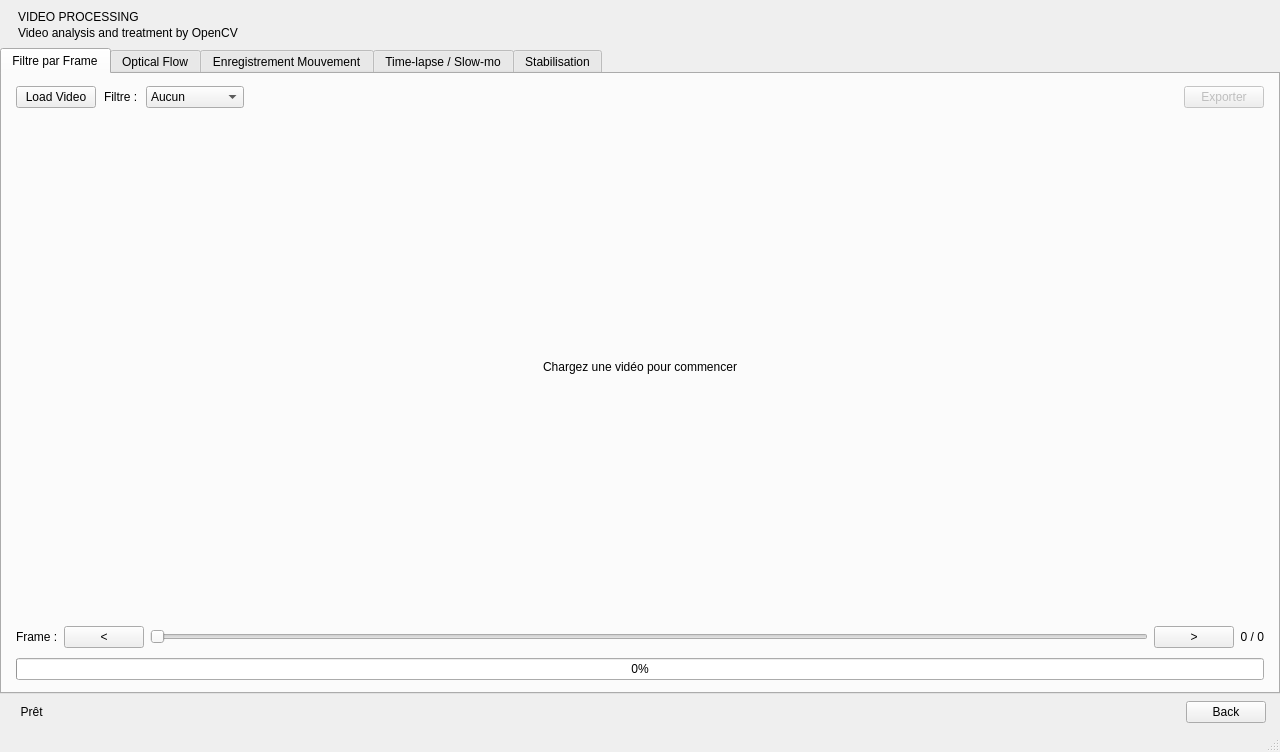
<?xml version="1.0" encoding="UTF-8"?>
<ui version="4.0">
 <class>VideoProcessing</class>
 <widget class="QMainWindow" name="VideoProcessing">
  <property name="geometry">
   <rect>
    <x>0</x>
    <y>0</y>
    <width>1280</width>
    <height>752</height>
   </rect>
  </property>
  <property name="windowTitle">
   <string>Video Processing</string>
  </property>
  <widget class="QWidget" name="centralwidget">
   <layout class="QVBoxLayout" name="mainLayout">
    <property name="spacing">
     <number>0</number>
    </property>
    <property name="leftMargin">
     <number>0</number>
    </property>
    <property name="topMargin">
     <number>0</number>
    </property>
    <property name="rightMargin">
     <number>0</number>
    </property>
    <property name="bottomMargin">
     <number>0</number>
    </property>
    <item>
     <widget class="QFrame" name="headerFrame">
      <property name="frameShape">
       <enum>QFrame::Shape::NoFrame</enum>
      </property>
      <layout class="QVBoxLayout" name="headerLayout">
       <property name="spacing">
        <number>2</number>
       </property>
       <property name="leftMargin">
        <number>18</number>
       </property>
       <property name="topMargin">
        <number>10</number>
       </property>
       <property name="rightMargin">
        <number>18</number>
       </property>
       <property name="bottomMargin">
        <number>8</number>
       </property>
       <item>
        <widget class="QLabel" name="titleLabel">
         <property name="text">
          <string>VIDEO PROCESSING</string>
         </property>
        </widget>
       </item>
       <item>
        <widget class="QLabel" name="subtitleLabel">
         <property name="text">
          <string>Video analysis and treatment by OpenCV</string>
         </property>
        </widget>
       </item>
      </layout>
     </widget>
    </item>
    <item>
     <widget class="QTabWidget" name="tabWidget">
      <property name="sizePolicy">
       <sizepolicy hsizetype="Expanding" vsizetype="Expanding">
        <horstretch>0</horstretch>
        <verstretch>1</verstretch>
       </sizepolicy>
      </property>
      <property name="currentIndex">
       <number>0</number>
      </property>
      <widget class="QWidget" name="filterTab">
       <attribute name="title">
        <string>Filtre par Frame</string>
       </attribute>
       <layout class="QVBoxLayout" name="filterTabLayout">
        <property name="spacing">
         <number>10</number>
        </property>
        <property name="leftMargin">
         <number>14</number>
        </property>
        <property name="topMargin">
         <number>12</number>
        </property>
        <property name="rightMargin">
         <number>14</number>
        </property>
        <property name="bottomMargin">
         <number>12</number>
        </property>
        <item>
         <layout class="QHBoxLayout" name="filterControlsLayout">
          <property name="spacing">
           <number>8</number>
          </property>
          <item>
           <widget class="QPushButton" name="loadFilterButton">
            <property name="text">
             <string>Load Video</string>
            </property>
           </widget>
          </item>
          <item>
           <widget class="QLabel" name="filterLabel">
            <property name="text">
             <string>Filtre :</string>
            </property>
           </widget>
          </item>
          <item>
           <widget class="QComboBox" name="filterCombo">
            <item>
             <property name="text">
              <string>Aucun</string>
             </property>
            </item>
            <item>
             <property name="text">
              <string>Grayscale</string>
             </property>
            </item>
            <item>
             <property name="text">
              <string>Blur</string>
             </property>
            </item>
            <item>
             <property name="text">
              <string>Canny Edge</string>
             </property>
            </item>
            <item>
             <property name="text">
              <string>Sepia</string>
             </property>
            </item>
            <item>
             <property name="text">
              <string>Invert</string>
             </property>
            </item>
            <item>
             <property name="text">
              <string>Sharpen</string>
             </property>
            </item>
           </widget>
          </item>
          <item>
           <spacer name="filterControlsSpacer">
            <property name="orientation">
             <enum>Qt::Orientation::Horizontal</enum>
            </property>
            <property name="sizeType">
             <enum>QSizePolicy::Policy::Expanding</enum>
            </property>
            <property name="sizeHint" stdset="0">
             <size>
              <width>40</width>
              <height>20</height>
             </size>
            </property>
           </spacer>
          </item>
          <item>
           <widget class="QPushButton" name="exportFilterButton">
            <property name="enabled">
             <bool>false</bool>
            </property>
            <property name="text">
             <string>Exporter</string>
            </property>
           </widget>
          </item>
         </layout>
        </item>
        <item>
         <widget class="QLabel" name="filterPreviewLabel">
          <property name="sizePolicy">
           <sizepolicy hsizetype="Expanding" vsizetype="Expanding">
            <horstretch>0</horstretch>
            <verstretch>1</verstretch>
           </sizepolicy>
          </property>
          <property name="text">
           <string>Chargez une vidéo pour commencer</string>
          </property>
          <property name="alignment">
           <set>Qt::AlignmentFlag::AlignCenter</set>
          </property>
         </widget>
        </item>
        <item>
         <layout class="QHBoxLayout" name="filterSliderLayout">
          <property name="spacing">
           <number>6</number>
          </property>
          <item>
           <widget class="QLabel" name="frameLabel">
            <property name="text">
             <string>Frame :</string>
            </property>
           </widget>
          </item>
          <item>
           <widget class="QPushButton" name="prevFilterButton">
            <property name="text">
             <string>&lt;</string>
            </property>
           </widget>
          </item>
          <item>
           <widget class="QSlider" name="filterSlider">
            <property name="sizePolicy">
             <sizepolicy hsizetype="Expanding" vsizetype="Fixed">
              <horstretch>1</horstretch>
              <verstretch>0</verstretch>
             </sizepolicy>
            </property>
            <property name="minimum">
             <number>0</number>
            </property>
            <property name="maximum">
             <number>0</number>
            </property>
            <property name="value">
             <number>0</number>
            </property>
            <property name="orientation">
             <enum>Qt::Orientation::Horizontal</enum>
            </property>
           </widget>
          </item>
          <item>
           <widget class="QPushButton" name="nextFilterButton">
            <property name="text">
             <string>&gt;</string>
            </property>
           </widget>
          </item>
          <item>
           <widget class="QLabel" name="frameCountLabel">
            <property name="text">
             <string>0 / 0</string>
            </property>
            <property name="alignment">
             <set>Qt::AlignmentFlag::AlignRight|Qt::AlignmentFlag::AlignTrailing|Qt::AlignmentFlag::AlignVCenter</set>
            </property>
           </widget>
          </item>
         </layout>
        </item>
        <item>
         <widget class="QProgressBar" name="filterProgressBar">
          <property name="visible">
           <bool>false</bool>
          </property>
          <property name="minimum">
           <number>0</number>
          </property>
          <property name="maximum">
           <number>100</number>
          </property>
          <property name="value">
           <number>0</number>
          </property>
         </widget>
        </item>
       </layout>
      </widget>
      <widget class="QWidget" name="opticalFlowTab">
       <attribute name="title">
        <string>Optical Flow</string>
       </attribute>
       <layout class="QVBoxLayout" name="flowTabLayout">
        <property name="spacing">
         <number>10</number>
        </property>
        <property name="leftMargin">
         <number>14</number>
        </property>
        <property name="topMargin">
         <number>12</number>
        </property>
        <property name="rightMargin">
         <number>14</number>
        </property>
        <property name="bottomMargin">
         <number>12</number>
        </property>
        <item>
         <layout class="QHBoxLayout" name="flowControlsLayout">
          <property name="spacing">
           <number>8</number>
          </property>
          <item>
           <widget class="QPushButton" name="loadFlowButton">
            <property name="text">
             <string>Load Video</string>
            </property>
           </widget>
          </item>
          <item>
           <widget class="QLabel" name="flowMethodLabel">
            <property name="text">
             <string>Méthode :</string>
            </property>
           </widget>
          </item>
          <item>
           <widget class="QComboBox" name="flowCombo">
            <item>
             <property name="text">
              <string>Farneback (dense)</string>
             </property>
            </item>
            <item>
             <property name="text">
              <string>Lucas-Kanade (sparse)</string>
             </property>
            </item>
           </widget>
          </item>
          <item>
           <spacer name="flowControlsSpacer">
            <property name="orientation">
             <enum>Qt::Orientation::Horizontal</enum>
            </property>
            <property name="sizeType">
             <enum>QSizePolicy::Policy::Expanding</enum>
            </property>
            <property name="sizeHint" stdset="0">
             <size>
              <width>40</width>
              <height>20</height>
             </size>
            </property>
           </spacer>
          </item>
          <item>
           <widget class="QLabel" name="flowSpeedLabel">
            <property name="text">
             <string>Vitesse :</string>
            </property>
           </widget>
          </item>
          <item>
           <widget class="QSlider" name="flowSpeedSlider">
            <property name="minimum">
             <number>1</number>
            </property>
            <property name="maximum">
             <number>10</number>
            </property>
            <property name="value">
             <number>5</number>
            </property>
            <property name="orientation">
             <enum>Qt::Orientation::Horizontal</enum>
            </property>
           </widget>
          </item>
          <item>
           <widget class="QPushButton" name="playFlowButton">
            <property name="enabled">
             <bool>false</bool>
            </property>
            <property name="text">
             <string>Play</string>
            </property>
           </widget>
          </item>
         </layout>
        </item>
        <item>
         <widget class="QLabel" name="flowPreviewLabel">
          <property name="sizePolicy">
           <sizepolicy hsizetype="Expanding" vsizetype="Expanding">
            <horstretch>0</horstretch>
            <verstretch>1</verstretch>
           </sizepolicy>
          </property>
          <property name="text">
           <string>Chargez une vidéo pour visualiser le flux optique</string>
          </property>
          <property name="alignment">
           <set>Qt::AlignmentFlag::AlignCenter</set>
          </property>
         </widget>
        </item>
        <item>
         <layout class="QHBoxLayout" name="flowSliderLayout">
          <property name="spacing">
           <number>6</number>
          </property>
          <item>
           <widget class="QLabel" name="flowFrameLabel">
            <property name="text">
             <string>Frame :</string>
            </property>
           </widget>
          </item>
          <item>
           <widget class="QPushButton" name="prevFlowButton">
            <property name="text">
             <string>&lt;</string>
            </property>
           </widget>
          </item>
          <item>
           <widget class="QSlider" name="flowSlider">
            <property name="sizePolicy">
             <sizepolicy hsizetype="Expanding" vsizetype="Fixed">
              <horstretch>1</horstretch>
              <verstretch>0</verstretch>
             </sizepolicy>
            </property>
            <property name="minimum">
             <number>0</number>
            </property>
            <property name="maximum">
             <number>0</number>
            </property>
            <property name="value">
             <number>0</number>
            </property>
            <property name="orientation">
             <enum>Qt::Orientation::Horizontal</enum>
            </property>
           </widget>
          </item>
          <item>
           <widget class="QPushButton" name="nextFlowButton">
            <property name="text">
             <string>&gt;</string>
            </property>
           </widget>
          </item>
          <item>
           <widget class="QLabel" name="flowCountLabel">
            <property name="text">
             <string>0 / 0</string>
            </property>
            <property name="alignment">
             <set>Qt::AlignmentFlag::AlignRight|Qt::AlignmentFlag::AlignTrailing|Qt::AlignmentFlag::AlignVCenter</set>
            </property>
           </widget>
          </item>
         </layout>
        </item>
       </layout>
      </widget>
      <widget class="QWidget" name="motionTab">
       <attribute name="title">
        <string>Enregistrement Mouvement</string>
       </attribute>
       <layout class="QVBoxLayout" name="motionTabLayout">
        <property name="spacing">
         <number>10</number>
        </property>
        <property name="leftMargin">
         <number>14</number>
        </property>
        <property name="topMargin">
         <number>12</number>
        </property>
        <property name="rightMargin">
         <number>14</number>
        </property>
        <property name="bottomMargin">
         <number>12</number>
        </property>
        <item>
         <layout class="QHBoxLayout" name="camControlsLayout">
          <property name="spacing">
           <number>8</number>
          </property>
          <item>
           <widget class="QPushButton" name="startCamButton">
            <property name="text">
             <string>Start Webcam</string>
            </property>
           </widget>
          </item>
          <item>
           <widget class="QPushButton" name="stopCamButton">
            <property name="enabled">
             <bool>false</bool>
            </property>
            <property name="text">
             <string>Stop Webcam</string>
            </property>
           </widget>
          </item>
          <item>
           <spacer name="camControlsSpacer">
            <property name="orientation">
             <enum>Qt::Orientation::Horizontal</enum>
            </property>
            <property name="sizeType">
             <enum>QSizePolicy::Policy::Expanding</enum>
            </property>
            <property name="sizeHint" stdset="0">
             <size>
              <width>40</width>
              <height>20</height>
             </size>
            </property>
           </spacer>
          </item>
          <item>
           <widget class="QLabel" name="threshLabel">
            <property name="text">
             <string>Sensibilité :</string>
            </property>
           </widget>
          </item>
          <item>
           <widget class="QSlider" name="motionThreshSlider">
            <property name="minimum">
             <number>1</number>
            </property>
            <property name="maximum">
             <number>100</number>
            </property>
            <property name="value">
             <number>25</number>
            </property>
            <property name="orientation">
             <enum>Qt::Orientation::Horizontal</enum>
            </property>
           </widget>
          </item>
          <item>
           <widget class="QLabel" name="threshValueLabel">
            <property name="text">
             <string>25</string>
            </property>
            <property name="alignment">
             <set>Qt::AlignmentFlag::AlignRight|Qt::AlignmentFlag::AlignTrailing|Qt::AlignmentFlag::AlignVCenter</set>
            </property>
           </widget>
          </item>
         </layout>
        </item>
        <item>
         <layout class="QHBoxLayout" name="indicatorLayout">
          <property name="spacing">
           <number>12</number>
          </property>
          <item>
           <widget class="QLabel" name="motionIndicatorLabel">
            <property name="text">
             <string>● Aucun mouvement</string>
            </property>
           </widget>
          </item>
          <item>
           <widget class="QLabel" name="recPathLabel">
            <property name="sizePolicy">
             <sizepolicy hsizetype="Expanding" vsizetype="Preferred">
              <horstretch>1</horstretch>
              <verstretch>0</verstretch>
             </sizepolicy>
            </property>
            <property name="text">
             <string/>
            </property>
           </widget>
          </item>
         </layout>
        </item>
        <item>
         <widget class="QLabel" name="camPreviewLabel">
          <property name="sizePolicy">
           <sizepolicy hsizetype="Expanding" vsizetype="Expanding">
            <horstretch>0</horstretch>
            <verstretch>1</verstretch>
           </sizepolicy>
          </property>
          <property name="text">
           <string>Démarrez la webcam pour afficher le flux</string>
          </property>
          <property name="alignment">
           <set>Qt::AlignmentFlag::AlignCenter</set>
          </property>
         </widget>
        </item>
       </layout>
      </widget>
      <widget class="QWidget" name="timelapseTab">
       <attribute name="title">
        <string>Time-lapse / Slow-mo</string>
       </attribute>
       <layout class="QVBoxLayout" name="timelapseTabLayout">
        <property name="spacing">
         <number>10</number>
        </property>
        <property name="leftMargin">
         <number>14</number>
        </property>
        <property name="topMargin">
         <number>12</number>
        </property>
        <property name="rightMargin">
         <number>14</number>
        </property>
        <property name="bottomMargin">
         <number>12</number>
        </property>
        <item>
         <layout class="QHBoxLayout" name="timelapseControlsLayout">
          <property name="spacing">
           <number>8</number>
          </property>
          <item>
           <widget class="QPushButton" name="loadTimelapseButton">
            <property name="text">
             <string>Load Video</string>
            </property>
           </widget>
          </item>
          <item>
           <widget class="QLabel" name="timelapseModeLabel">
            <property name="text">
             <string>Mode :</string>
            </property>
           </widget>
          </item>
          <item>
           <widget class="QComboBox" name="timelapseModeCombo">
            <item>
             <property name="text">
              <string>Time-lapse (Rapid)</string>
             </property>
            </item>
            <item>
             <property name="text">
              <string>Slow-motion (low)</string>
             </property>
            </item>
           </widget>
          </item>
          <item>
           <widget class="QLabel" name="timelapseFactorLabel">
            <property name="text">
             <string>Facteur :</string>
            </property>
           </widget>
          </item>
          <item>
           <widget class="QComboBox" name="timelapseFactorCombo">
            <item>
             <property name="text">
              <string>×2</string>
             </property>
            </item>
            <item>
             <property name="text">
              <string>×4</string>
             </property>
            </item>
            <item>
             <property name="text">
              <string>×8</string>
             </property>
            </item>
            <item>
             <property name="text">
              <string>×16</string>
             </property>
            </item>
           </widget>
          </item>
          <item>
           <spacer name="timelapseControlsSpacer">
            <property name="orientation">
             <enum>Qt::Orientation::Horizontal</enum>
            </property>
            <property name="sizeType">
             <enum>QSizePolicy::Policy::Expanding</enum>
            </property>
            <property name="sizeHint" stdset="0">
             <size>
              <width>40</width>
              <height>20</height>
             </size>
            </property>
           </spacer>
          </item>
          <item>
           <widget class="QPushButton" name="exportTimelapseButton">
            <property name="enabled">
             <bool>false</bool>
            </property>
            <property name="text">
             <string>Export</string>
            </property>
           </widget>
          </item>
         </layout>
        </item>
        <item>
         <widget class="QLabel" name="timelapsePreviewLabel">
          <property name="sizePolicy">
           <sizepolicy hsizetype="Expanding" vsizetype="Expanding">
            <horstretch>0</horstretch>
            <verstretch>1</verstretch>
           </sizepolicy>
          </property>
          <property name="text">
           <string>Chargez une vidéo pour la prévisualiser</string>
          </property>
          <property name="alignment">
           <set>Qt::AlignmentFlag::AlignCenter</set>
          </property>
         </widget>
        </item>
        <item>
         <layout class="QHBoxLayout" name="timelapseSliderLayout">
          <property name="spacing">
           <number>6</number>
          </property>
          <item>
           <widget class="QLabel" name="timelapseFrameLabel">
            <property name="text">
             <string>Frame :</string>
            </property>
           </widget>
          </item>
          <item>
           <widget class="QPushButton" name="prevTimelapseButton">
            <property name="text">
             <string>&lt;</string>
            </property>
           </widget>
          </item>
          <item>
           <widget class="QSlider" name="timelapseSlider">
            <property name="sizePolicy">
             <sizepolicy hsizetype="Expanding" vsizetype="Fixed">
              <horstretch>1</horstretch>
              <verstretch>0</verstretch>
             </sizepolicy>
            </property>
            <property name="minimum">
             <number>0</number>
            </property>
            <property name="maximum">
             <number>0</number>
            </property>
            <property name="orientation">
             <enum>Qt::Orientation::Horizontal</enum>
            </property>
           </widget>
          </item>
          <item>
           <widget class="QPushButton" name="nextTimelapseButton">
            <property name="text">
             <string>&gt;</string>
            </property>
           </widget>
          </item>
          <item>
           <widget class="QLabel" name="timelapseCountLabel">
            <property name="text">
             <string>0 / 0</string>
            </property>
            <property name="alignment">
             <set>Qt::AlignmentFlag::AlignRight|Qt::AlignmentFlag::AlignTrailing|Qt::AlignmentFlag::AlignVCenter</set>
            </property>
           </widget>
          </item>
         </layout>
        </item>
        <item>
         <widget class="QProgressBar" name="timelapseProgressBar">
          <property name="visible">
           <bool>false</bool>
          </property>
          <property name="minimum">
           <number>0</number>
          </property>
          <property name="maximum">
           <number>100</number>
          </property>
          <property name="value">
           <number>0</number>
          </property>
         </widget>
        </item>
       </layout>
      </widget>
      <widget class="QWidget" name="stabilizationTab">
       <attribute name="title">
        <string>Stabilisation</string>
       </attribute>
       <layout class="QVBoxLayout" name="stabTabLayout">
        <property name="spacing">
         <number>10</number>
        </property>
        <property name="leftMargin">
         <number>14</number>
        </property>
        <property name="topMargin">
         <number>12</number>
        </property>
        <property name="rightMargin">
         <number>14</number>
        </property>
        <property name="bottomMargin">
         <number>12</number>
        </property>
        <item>
         <layout class="QHBoxLayout" name="stabControlsLayout">
          <property name="spacing">
           <number>8</number>
          </property>
          <item>
           <widget class="QPushButton" name="loadStabButton">
            <property name="text">
             <string>Load Video</string>
            </property>
           </widget>
          </item>
          <item>
           <spacer name="stabControlsSpacer">
            <property name="orientation">
             <enum>Qt::Orientation::Horizontal</enum>
            </property>
            <property name="sizeType">
             <enum>QSizePolicy::Policy::Expanding</enum>
            </property>
            <property name="sizeHint" stdset="0">
             <size>
              <width>40</width>
              <height>20</height>
             </size>
            </property>
           </spacer>
          </item>
          <item>
           <widget class="QPushButton" name="stabilizeButton">
            <property name="enabled">
             <bool>false</bool>
            </property>
            <property name="text">
             <string>Stabilise</string>
            </property>
           </widget>
          </item>
          <item>
           <widget class="QPushButton" name="exportStabButton">
            <property name="enabled">
             <bool>false</bool>
            </property>
            <property name="text">
             <string>Export</string>
            </property>
           </widget>
          </item>
         </layout>
        </item>
        <item>
         <layout class="QHBoxLayout" name="stabPreviewLayout">
          <property name="spacing">
           <number>10</number>
          </property>
          <item>
           <layout class="QVBoxLayout" name="stabOrigLayout">
            <property name="spacing">
             <number>4</number>
            </property>
            <item>
             <widget class="QLabel" name="stabOrigTitleLabel">
              <property name="text">
               <string>ORIGINAL</string>
              </property>
              <property name="alignment">
               <set>Qt::AlignmentFlag::AlignCenter</set>
              </property>
             </widget>
            </item>
            <item>
             <widget class="QLabel" name="stabOrigLabel">
              <property name="sizePolicy">
               <sizepolicy hsizetype="Expanding" vsizetype="Expanding">
                <horstretch>1</horstretch>
                <verstretch>1</verstretch>
               </sizepolicy>
              </property>
              <property name="text">
               <string>Load a video</string>
              </property>
              <property name="alignment">
               <set>Qt::AlignmentFlag::AlignCenter</set>
              </property>
             </widget>
            </item>
           </layout>
          </item>
          <item>
           <layout class="QVBoxLayout" name="stabResultLayout">
            <property name="spacing">
             <number>4</number>
            </property>
            <item>
             <widget class="QLabel" name="stabResultTitleLabel">
              <property name="text">
               <string>STABILISÉ</string>
              </property>
              <property name="alignment">
               <set>Qt::AlignmentFlag::AlignCenter</set>
              </property>
             </widget>
            </item>
            <item>
             <widget class="QLabel" name="stabResultLabel">
              <property name="sizePolicy">
               <sizepolicy hsizetype="Expanding" vsizetype="Expanding">
                <horstretch>1</horstretch>
                <verstretch>1</verstretch>
               </sizepolicy>
              </property>
              <property name="text">
               <string>Cliquez sur Stabiliser</string>
              </property>
              <property name="alignment">
               <set>Qt::AlignmentFlag::AlignCenter</set>
              </property>
             </widget>
            </item>
           </layout>
          </item>
         </layout>
        </item>
        <item>
         <layout class="QHBoxLayout" name="stabSliderLayout">
          <property name="spacing">
           <number>6</number>
          </property>
          <item>
           <widget class="QLabel" name="stabFrameLabel">
            <property name="text">
             <string>Frame :</string>
            </property>
           </widget>
          </item>
          <item>
           <widget class="QPushButton" name="prevStabButton">
            <property name="text">
             <string>&lt;</string>
            </property>
           </widget>
          </item>
          <item>
           <widget class="QSlider" name="stabSlider">
            <property name="sizePolicy">
             <sizepolicy hsizetype="Expanding" vsizetype="Fixed">
              <horstretch>1</horstretch>
              <verstretch>0</verstretch>
             </sizepolicy>
            </property>
            <property name="minimum">
             <number>0</number>
            </property>
            <property name="maximum">
             <number>0</number>
            </property>
            <property name="orientation">
             <enum>Qt::Orientation::Horizontal</enum>
            </property>
           </widget>
          </item>
          <item>
           <widget class="QPushButton" name="nextStabButton">
            <property name="text">
             <string>&gt;</string>
            </property>
           </widget>
          </item>
          <item>
           <widget class="QLabel" name="stabCountLabel">
            <property name="text">
             <string>0 / 0</string>
            </property>
            <property name="alignment">
             <set>Qt::AlignmentFlag::AlignRight|Qt::AlignmentFlag::AlignTrailing|Qt::AlignmentFlag::AlignVCenter</set>
            </property>
           </widget>
          </item>
         </layout>
        </item>
        <item>
         <widget class="QProgressBar" name="stabProgressBar">
          <property name="visible">
           <bool>false</bool>
          </property>
          <property name="minimum">
           <number>0</number>
          </property>
          <property name="maximum">
           <number>100</number>
          </property>
          <property name="value">
           <number>0</number>
          </property>
         </widget>
        </item>
       </layout>
      </widget>
     </widget>
    </item>
    <item>
     <widget class="QFrame" name="footerFrame">
      <property name="frameShape">
       <enum>QFrame::Shape::NoFrame</enum>
      </property>
      <layout class="QHBoxLayout" name="footerLayout">
       <property name="spacing">
        <number>8</number>
       </property>
       <property name="leftMargin">
        <number>14</number>
       </property>
       <property name="topMargin">
        <number>7</number>
       </property>
       <property name="rightMargin">
        <number>14</number>
       </property>
       <property name="bottomMargin">
        <number>7</number>
       </property>
       <item>
        <widget class="QLabel" name="statusLabel">
         <property name="sizePolicy">
          <sizepolicy hsizetype="Expanding" vsizetype="Preferred">
           <horstretch>1</horstretch>
           <verstretch>0</verstretch>
          </sizepolicy>
         </property>
         <property name="text">
          <string>  Prêt</string>
         </property>
        </widget>
       </item>
       <item>
        <widget class="QPushButton" name="backButton">
         <property name="text">
          <string>Back</string>
         </property>
        </widget>
       </item>
      </layout>
     </widget>
    </item>
   </layout>
  </widget>
  <widget class="QMenuBar" name="menubar">
   <property name="geometry">
    <rect>
     <x>0</x>
     <y>0</y>
     <width>1280</width>
     <height>21</height>
    </rect>
   </property>
  </widget>
  <widget class="QStatusBar" name="statusbar"/>
 </widget>
 <resources/>
 <connections/>
</ui>
